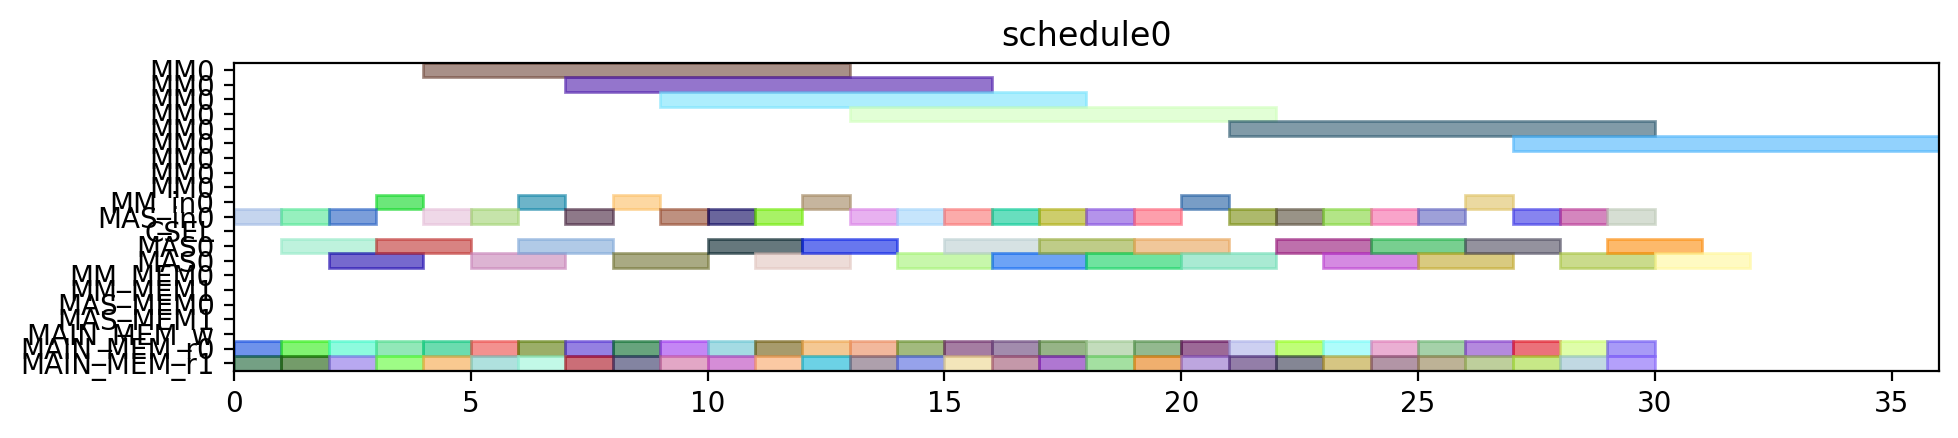

This chart was generated by the following Python code:
from pyschedule import Scenario, solvers, plotters, alt


def solve():
	horizon = 120
	S = Scenario("schedule0", horizon=horizon)

	# resource
	MM = S.Resources('MM', num=1, size=9)
	MM_in = S.Resources('MM_in', num=1)
	MAS_in = S.Resources('MAS_in', num=1)
	CSEL = S.Resource('CSEL')
	MAS = S.Resources('MAS', num=1, size=2, periods=range(1, horizon))
	MM_MEM = S.Resources('MM_MEM', num=2)
	MAS_MEM = S.Resources('MAS_MEM', num=2)
	MAIN_MEM_w = S.Resource('MAIN_MEM_w', size=1)
	MAIN_MEM_r = S.Resources('MAIN_MEM_r', num=2)

	# result of previous scheduling

	# new tasks
	c_t0_a1_0 = S.Task('c_t0_a1_0', length=2, delay_cost=1)
	c_t0_a1_0 += alt(MAS)
	c_t0_a1_0_in = S.Task('c_t0_a1_0_in', length=1, delay_cost=1)
	c_t0_a1_0_in += alt(MAS_in)
	S += c_t0_a1_0_in*MAS_in[0]<=c_t0_a1_0*MAS[0]

	c_t0_a1_0_mem0 = S.Task('c_t0_a1_0_mem0', length=1, delay_cost=1)
	c_t0_a1_0_mem0 += MAIN_MEM_r[0]
	S += c_t0_a1_0_mem0 <= c_t0_a1_0

	c_t0_a1_0_mem1 = S.Task('c_t0_a1_0_mem1', length=1, delay_cost=1)
	c_t0_a1_0_mem1 += MAIN_MEM_r[1]
	S += c_t0_a1_0_mem1 <= c_t0_a1_0

	c_t0_a1_1 = S.Task('c_t0_a1_1', length=2, delay_cost=1)
	c_t0_a1_1 += alt(MAS)
	c_t0_a1_1_in = S.Task('c_t0_a1_1_in', length=1, delay_cost=1)
	c_t0_a1_1_in += alt(MAS_in)
	S += c_t0_a1_1_in*MAS_in[0]<=c_t0_a1_1*MAS[0]

	c_t0_a1_1_mem0 = S.Task('c_t0_a1_1_mem0', length=1, delay_cost=1)
	c_t0_a1_1_mem0 += MAIN_MEM_r[0]
	S += c_t0_a1_1_mem0 <= c_t0_a1_1

	c_t0_a1_1_mem1 = S.Task('c_t0_a1_1_mem1', length=1, delay_cost=1)
	c_t0_a1_1_mem1 += MAIN_MEM_r[1]
	S += c_t0_a1_1_mem1 <= c_t0_a1_1

	c_t0_t10 = S.Task('c_t0_t10', length=2, delay_cost=1)
	c_t0_t10 += alt(MAS)
	c_t0_t10_in = S.Task('c_t0_t10_in', length=1, delay_cost=1)
	c_t0_t10_in += alt(MAS_in)
	S += c_t0_t10_in*MAS_in[0]<=c_t0_t10*MAS[0]

	c_t0_t10_mem0 = S.Task('c_t0_t10_mem0', length=1, delay_cost=1)
	c_t0_t10_mem0 += MAIN_MEM_r[0]
	S += c_t0_t10_mem0 <= c_t0_t10

	c_t0_t10_mem1 = S.Task('c_t0_t10_mem1', length=1, delay_cost=1)
	c_t0_t10_mem1 += MAIN_MEM_r[1]
	S += c_t0_t10_mem1 <= c_t0_t10

	c_t0_t11 = S.Task('c_t0_t11', length=2, delay_cost=1)
	c_t0_t11 += alt(MAS)
	c_t0_t11_in = S.Task('c_t0_t11_in', length=1, delay_cost=1)
	c_t0_t11_in += alt(MAS_in)
	S += c_t0_t11_in*MAS_in[0]<=c_t0_t11*MAS[0]

	c_t0_t11_mem0 = S.Task('c_t0_t11_mem0', length=1, delay_cost=1)
	c_t0_t11_mem0 += MAIN_MEM_r[0]
	S += c_t0_t11_mem0 <= c_t0_t11

	c_t0_t11_mem1 = S.Task('c_t0_t11_mem1', length=1, delay_cost=1)
	c_t0_t11_mem1 += MAIN_MEM_r[1]
	S += c_t0_t11_mem1 <= c_t0_t11

	c_t0_t3_t0 = S.Task('c_t0_t3_t0', length=9, delay_cost=1)
	c_t0_t3_t0 += alt(MM)
	c_t0_t3_t0_in = S.Task('c_t0_t3_t0_in', length=1, delay_cost=1)
	c_t0_t3_t0_in += alt(MM_in)
	S += c_t0_t3_t0_in*MM_in[0]<=c_t0_t3_t0*MM[0]
	c_t0_t3_t0_mem0 = S.Task('c_t0_t3_t0_mem0', length=1, delay_cost=1)
	c_t0_t3_t0_mem0 += MAIN_MEM_r[0]
	S += c_t0_t3_t0_mem0 <= c_t0_t3_t0

	c_t0_t3_t0_mem1 = S.Task('c_t0_t3_t0_mem1', length=1, delay_cost=1)
	c_t0_t3_t0_mem1 += MAIN_MEM_r[1]
	S += c_t0_t3_t0_mem1 <= c_t0_t3_t0

	c_t0_t3_t1 = S.Task('c_t0_t3_t1', length=9, delay_cost=1)
	c_t0_t3_t1 += alt(MM)
	c_t0_t3_t1_in = S.Task('c_t0_t3_t1_in', length=1, delay_cost=1)
	c_t0_t3_t1_in += alt(MM_in)
	S += c_t0_t3_t1_in*MM_in[0]<=c_t0_t3_t1*MM[0]
	c_t0_t3_t1_mem0 = S.Task('c_t0_t3_t1_mem0', length=1, delay_cost=1)
	c_t0_t3_t1_mem0 += MAIN_MEM_r[0]
	S += c_t0_t3_t1_mem0 <= c_t0_t3_t1

	c_t0_t3_t1_mem1 = S.Task('c_t0_t3_t1_mem1', length=1, delay_cost=1)
	c_t0_t3_t1_mem1 += MAIN_MEM_r[1]
	S += c_t0_t3_t1_mem1 <= c_t0_t3_t1

	c_t0_t3_t2 = S.Task('c_t0_t3_t2', length=2, delay_cost=1)
	c_t0_t3_t2 += alt(MAS)
	c_t0_t3_t2_in = S.Task('c_t0_t3_t2_in', length=1, delay_cost=1)
	c_t0_t3_t2_in += alt(MAS_in)
	S += c_t0_t3_t2_in*MAS_in[0]<=c_t0_t3_t2*MAS[0]

	c_t0_t3_t2_mem0 = S.Task('c_t0_t3_t2_mem0', length=1, delay_cost=1)
	c_t0_t3_t2_mem0 += MAIN_MEM_r[0]
	S += c_t0_t3_t2_mem0 <= c_t0_t3_t2

	c_t0_t3_t2_mem1 = S.Task('c_t0_t3_t2_mem1', length=1, delay_cost=1)
	c_t0_t3_t2_mem1 += MAIN_MEM_r[1]
	S += c_t0_t3_t2_mem1 <= c_t0_t3_t2

	c_t0_t3_t3 = S.Task('c_t0_t3_t3', length=2, delay_cost=1)
	c_t0_t3_t3 += alt(MAS)
	c_t0_t3_t3_in = S.Task('c_t0_t3_t3_in', length=1, delay_cost=1)
	c_t0_t3_t3_in += alt(MAS_in)
	S += c_t0_t3_t3_in*MAS_in[0]<=c_t0_t3_t3*MAS[0]

	c_t0_t3_t3_mem0 = S.Task('c_t0_t3_t3_mem0', length=1, delay_cost=1)
	c_t0_t3_t3_mem0 += MAIN_MEM_r[0]
	S += c_t0_t3_t3_mem0 <= c_t0_t3_t3

	c_t0_t3_t3_mem1 = S.Task('c_t0_t3_t3_mem1', length=1, delay_cost=1)
	c_t0_t3_t3_mem1 += MAIN_MEM_r[1]
	S += c_t0_t3_t3_mem1 <= c_t0_t3_t3

	c_t1_a1_0 = S.Task('c_t1_a1_0', length=2, delay_cost=1)
	c_t1_a1_0 += alt(MAS)
	c_t1_a1_0_in = S.Task('c_t1_a1_0_in', length=1, delay_cost=1)
	c_t1_a1_0_in += alt(MAS_in)
	S += c_t1_a1_0_in*MAS_in[0]<=c_t1_a1_0*MAS[0]

	c_t1_a1_0_mem0 = S.Task('c_t1_a1_0_mem0', length=1, delay_cost=1)
	c_t1_a1_0_mem0 += MAIN_MEM_r[0]
	S += c_t1_a1_0_mem0 <= c_t1_a1_0

	c_t1_a1_0_mem1 = S.Task('c_t1_a1_0_mem1', length=1, delay_cost=1)
	c_t1_a1_0_mem1 += MAIN_MEM_r[1]
	S += c_t1_a1_0_mem1 <= c_t1_a1_0

	c_t1_a1_1 = S.Task('c_t1_a1_1', length=2, delay_cost=1)
	c_t1_a1_1 += alt(MAS)
	c_t1_a1_1_in = S.Task('c_t1_a1_1_in', length=1, delay_cost=1)
	c_t1_a1_1_in += alt(MAS_in)
	S += c_t1_a1_1_in*MAS_in[0]<=c_t1_a1_1*MAS[0]

	c_t1_a1_1_mem0 = S.Task('c_t1_a1_1_mem0', length=1, delay_cost=1)
	c_t1_a1_1_mem0 += MAIN_MEM_r[0]
	S += c_t1_a1_1_mem0 <= c_t1_a1_1

	c_t1_a1_1_mem1 = S.Task('c_t1_a1_1_mem1', length=1, delay_cost=1)
	c_t1_a1_1_mem1 += MAIN_MEM_r[1]
	S += c_t1_a1_1_mem1 <= c_t1_a1_1

	c_t1_t10 = S.Task('c_t1_t10', length=2, delay_cost=1)
	c_t1_t10 += alt(MAS)
	c_t1_t10_in = S.Task('c_t1_t10_in', length=1, delay_cost=1)
	c_t1_t10_in += alt(MAS_in)
	S += c_t1_t10_in*MAS_in[0]<=c_t1_t10*MAS[0]

	c_t1_t10_mem0 = S.Task('c_t1_t10_mem0', length=1, delay_cost=1)
	c_t1_t10_mem0 += MAIN_MEM_r[0]
	S += c_t1_t10_mem0 <= c_t1_t10

	c_t1_t10_mem1 = S.Task('c_t1_t10_mem1', length=1, delay_cost=1)
	c_t1_t10_mem1 += MAIN_MEM_r[1]
	S += c_t1_t10_mem1 <= c_t1_t10

	c_t1_t11 = S.Task('c_t1_t11', length=2, delay_cost=1)
	c_t1_t11 += alt(MAS)
	c_t1_t11_in = S.Task('c_t1_t11_in', length=1, delay_cost=1)
	c_t1_t11_in += alt(MAS_in)
	S += c_t1_t11_in*MAS_in[0]<=c_t1_t11*MAS[0]

	c_t1_t11_mem0 = S.Task('c_t1_t11_mem0', length=1, delay_cost=1)
	c_t1_t11_mem0 += MAIN_MEM_r[0]
	S += c_t1_t11_mem0 <= c_t1_t11

	c_t1_t11_mem1 = S.Task('c_t1_t11_mem1', length=1, delay_cost=1)
	c_t1_t11_mem1 += MAIN_MEM_r[1]
	S += c_t1_t11_mem1 <= c_t1_t11

	c_t1_t3_t0 = S.Task('c_t1_t3_t0', length=9, delay_cost=1)
	c_t1_t3_t0 += alt(MM)
	c_t1_t3_t0_in = S.Task('c_t1_t3_t0_in', length=1, delay_cost=1)
	c_t1_t3_t0_in += alt(MM_in)
	S += c_t1_t3_t0_in*MM_in[0]<=c_t1_t3_t0*MM[0]
	c_t1_t3_t0_mem0 = S.Task('c_t1_t3_t0_mem0', length=1, delay_cost=1)
	c_t1_t3_t0_mem0 += MAIN_MEM_r[0]
	S += c_t1_t3_t0_mem0 <= c_t1_t3_t0

	c_t1_t3_t0_mem1 = S.Task('c_t1_t3_t0_mem1', length=1, delay_cost=1)
	c_t1_t3_t0_mem1 += MAIN_MEM_r[1]
	S += c_t1_t3_t0_mem1 <= c_t1_t3_t0

	c_t1_t3_t1 = S.Task('c_t1_t3_t1', length=9, delay_cost=1)
	c_t1_t3_t1 += alt(MM)
	c_t1_t3_t1_in = S.Task('c_t1_t3_t1_in', length=1, delay_cost=1)
	c_t1_t3_t1_in += alt(MM_in)
	S += c_t1_t3_t1_in*MM_in[0]<=c_t1_t3_t1*MM[0]
	c_t1_t3_t1_mem0 = S.Task('c_t1_t3_t1_mem0', length=1, delay_cost=1)
	c_t1_t3_t1_mem0 += MAIN_MEM_r[0]
	S += c_t1_t3_t1_mem0 <= c_t1_t3_t1

	c_t1_t3_t1_mem1 = S.Task('c_t1_t3_t1_mem1', length=1, delay_cost=1)
	c_t1_t3_t1_mem1 += MAIN_MEM_r[1]
	S += c_t1_t3_t1_mem1 <= c_t1_t3_t1

	c_t1_t3_t2 = S.Task('c_t1_t3_t2', length=2, delay_cost=1)
	c_t1_t3_t2 += alt(MAS)
	c_t1_t3_t2_in = S.Task('c_t1_t3_t2_in', length=1, delay_cost=1)
	c_t1_t3_t2_in += alt(MAS_in)
	S += c_t1_t3_t2_in*MAS_in[0]<=c_t1_t3_t2*MAS[0]

	c_t1_t3_t2_mem0 = S.Task('c_t1_t3_t2_mem0', length=1, delay_cost=1)
	c_t1_t3_t2_mem0 += MAIN_MEM_r[0]
	S += c_t1_t3_t2_mem0 <= c_t1_t3_t2

	c_t1_t3_t2_mem1 = S.Task('c_t1_t3_t2_mem1', length=1, delay_cost=1)
	c_t1_t3_t2_mem1 += MAIN_MEM_r[1]
	S += c_t1_t3_t2_mem1 <= c_t1_t3_t2

	c_t1_t3_t3 = S.Task('c_t1_t3_t3', length=2, delay_cost=1)
	c_t1_t3_t3 += alt(MAS)
	c_t1_t3_t3_in = S.Task('c_t1_t3_t3_in', length=1, delay_cost=1)
	c_t1_t3_t3_in += alt(MAS_in)
	S += c_t1_t3_t3_in*MAS_in[0]<=c_t1_t3_t3*MAS[0]

	c_t1_t3_t3_mem0 = S.Task('c_t1_t3_t3_mem0', length=1, delay_cost=1)
	c_t1_t3_t3_mem0 += MAIN_MEM_r[0]
	S += c_t1_t3_t3_mem0 <= c_t1_t3_t3

	c_t1_t3_t3_mem1 = S.Task('c_t1_t3_t3_mem1', length=1, delay_cost=1)
	c_t1_t3_t3_mem1 += MAIN_MEM_r[1]
	S += c_t1_t3_t3_mem1 <= c_t1_t3_t3

	c_t2_a1_0 = S.Task('c_t2_a1_0', length=2, delay_cost=1)
	c_t2_a1_0 += alt(MAS)
	c_t2_a1_0_in = S.Task('c_t2_a1_0_in', length=1, delay_cost=1)
	c_t2_a1_0_in += alt(MAS_in)
	S += c_t2_a1_0_in*MAS_in[0]<=c_t2_a1_0*MAS[0]

	c_t2_a1_0_mem0 = S.Task('c_t2_a1_0_mem0', length=1, delay_cost=1)
	c_t2_a1_0_mem0 += MAIN_MEM_r[0]
	S += c_t2_a1_0_mem0 <= c_t2_a1_0

	c_t2_a1_0_mem1 = S.Task('c_t2_a1_0_mem1', length=1, delay_cost=1)
	c_t2_a1_0_mem1 += MAIN_MEM_r[1]
	S += c_t2_a1_0_mem1 <= c_t2_a1_0

	c_t2_a1_1 = S.Task('c_t2_a1_1', length=2, delay_cost=1)
	c_t2_a1_1 += alt(MAS)
	c_t2_a1_1_in = S.Task('c_t2_a1_1_in', length=1, delay_cost=1)
	c_t2_a1_1_in += alt(MAS_in)
	S += c_t2_a1_1_in*MAS_in[0]<=c_t2_a1_1*MAS[0]

	c_t2_a1_1_mem0 = S.Task('c_t2_a1_1_mem0', length=1, delay_cost=1)
	c_t2_a1_1_mem0 += MAIN_MEM_r[0]
	S += c_t2_a1_1_mem0 <= c_t2_a1_1

	c_t2_a1_1_mem1 = S.Task('c_t2_a1_1_mem1', length=1, delay_cost=1)
	c_t2_a1_1_mem1 += MAIN_MEM_r[1]
	S += c_t2_a1_1_mem1 <= c_t2_a1_1

	c_t2_t10 = S.Task('c_t2_t10', length=2, delay_cost=1)
	c_t2_t10 += alt(MAS)
	c_t2_t10_in = S.Task('c_t2_t10_in', length=1, delay_cost=1)
	c_t2_t10_in += alt(MAS_in)
	S += c_t2_t10_in*MAS_in[0]<=c_t2_t10*MAS[0]

	c_t2_t10_mem0 = S.Task('c_t2_t10_mem0', length=1, delay_cost=1)
	c_t2_t10_mem0 += MAIN_MEM_r[0]
	S += c_t2_t10_mem0 <= c_t2_t10

	c_t2_t10_mem1 = S.Task('c_t2_t10_mem1', length=1, delay_cost=1)
	c_t2_t10_mem1 += MAIN_MEM_r[1]
	S += c_t2_t10_mem1 <= c_t2_t10

	c_t2_t11 = S.Task('c_t2_t11', length=2, delay_cost=1)
	c_t2_t11 += alt(MAS)
	c_t2_t11_in = S.Task('c_t2_t11_in', length=1, delay_cost=1)
	c_t2_t11_in += alt(MAS_in)
	S += c_t2_t11_in*MAS_in[0]<=c_t2_t11*MAS[0]

	c_t2_t11_mem0 = S.Task('c_t2_t11_mem0', length=1, delay_cost=1)
	c_t2_t11_mem0 += MAIN_MEM_r[0]
	S += c_t2_t11_mem0 <= c_t2_t11

	c_t2_t11_mem1 = S.Task('c_t2_t11_mem1', length=1, delay_cost=1)
	c_t2_t11_mem1 += MAIN_MEM_r[1]
	S += c_t2_t11_mem1 <= c_t2_t11

	c_t2_t3_t0 = S.Task('c_t2_t3_t0', length=9, delay_cost=1)
	c_t2_t3_t0 += alt(MM)
	c_t2_t3_t0_in = S.Task('c_t2_t3_t0_in', length=1, delay_cost=1)
	c_t2_t3_t0_in += alt(MM_in)
	S += c_t2_t3_t0_in*MM_in[0]<=c_t2_t3_t0*MM[0]
	c_t2_t3_t0_mem0 = S.Task('c_t2_t3_t0_mem0', length=1, delay_cost=1)
	c_t2_t3_t0_mem0 += MAIN_MEM_r[0]
	S += c_t2_t3_t0_mem0 <= c_t2_t3_t0

	c_t2_t3_t0_mem1 = S.Task('c_t2_t3_t0_mem1', length=1, delay_cost=1)
	c_t2_t3_t0_mem1 += MAIN_MEM_r[1]
	S += c_t2_t3_t0_mem1 <= c_t2_t3_t0

	c_t2_t3_t1 = S.Task('c_t2_t3_t1', length=9, delay_cost=1)
	c_t2_t3_t1 += alt(MM)
	c_t2_t3_t1_in = S.Task('c_t2_t3_t1_in', length=1, delay_cost=1)
	c_t2_t3_t1_in += alt(MM_in)
	S += c_t2_t3_t1_in*MM_in[0]<=c_t2_t3_t1*MM[0]
	c_t2_t3_t1_mem0 = S.Task('c_t2_t3_t1_mem0', length=1, delay_cost=1)
	c_t2_t3_t1_mem0 += MAIN_MEM_r[0]
	S += c_t2_t3_t1_mem0 <= c_t2_t3_t1

	c_t2_t3_t1_mem1 = S.Task('c_t2_t3_t1_mem1', length=1, delay_cost=1)
	c_t2_t3_t1_mem1 += MAIN_MEM_r[1]
	S += c_t2_t3_t1_mem1 <= c_t2_t3_t1

	c_t2_t3_t2 = S.Task('c_t2_t3_t2', length=2, delay_cost=1)
	c_t2_t3_t2 += alt(MAS)
	c_t2_t3_t2_in = S.Task('c_t2_t3_t2_in', length=1, delay_cost=1)
	c_t2_t3_t2_in += alt(MAS_in)
	S += c_t2_t3_t2_in*MAS_in[0]<=c_t2_t3_t2*MAS[0]

	c_t2_t3_t2_mem0 = S.Task('c_t2_t3_t2_mem0', length=1, delay_cost=1)
	c_t2_t3_t2_mem0 += MAIN_MEM_r[0]
	S += c_t2_t3_t2_mem0 <= c_t2_t3_t2

	c_t2_t3_t2_mem1 = S.Task('c_t2_t3_t2_mem1', length=1, delay_cost=1)
	c_t2_t3_t2_mem1 += MAIN_MEM_r[1]
	S += c_t2_t3_t2_mem1 <= c_t2_t3_t2

	c_t2_t3_t3 = S.Task('c_t2_t3_t3', length=2, delay_cost=1)
	c_t2_t3_t3 += alt(MAS)
	c_t2_t3_t3_in = S.Task('c_t2_t3_t3_in', length=1, delay_cost=1)
	c_t2_t3_t3_in += alt(MAS_in)
	S += c_t2_t3_t3_in*MAS_in[0]<=c_t2_t3_t3*MAS[0]

	c_t2_t3_t3_mem0 = S.Task('c_t2_t3_t3_mem0', length=1, delay_cost=1)
	c_t2_t3_t3_mem0 += MAIN_MEM_r[0]
	S += c_t2_t3_t3_mem0 <= c_t2_t3_t3

	c_t2_t3_t3_mem1 = S.Task('c_t2_t3_t3_mem1', length=1, delay_cost=1)
	c_t2_t3_t3_mem1 += MAIN_MEM_r[1]
	S += c_t2_t3_t3_mem1 <= c_t2_t3_t3

	c_t3000 = S.Task('c_t3000', length=2, delay_cost=1)
	c_t3000 += alt(MAS)
	c_t3000_in = S.Task('c_t3000_in', length=1, delay_cost=1)
	c_t3000_in += alt(MAS_in)
	S += c_t3000_in*MAS_in[0]<=c_t3000*MAS[0]

	c_t3000_mem0 = S.Task('c_t3000_mem0', length=1, delay_cost=1)
	c_t3000_mem0 += MAIN_MEM_r[0]
	S += c_t3000_mem0 <= c_t3000

	c_t3000_mem1 = S.Task('c_t3000_mem1', length=1, delay_cost=1)
	c_t3000_mem1 += MAIN_MEM_r[1]
	S += c_t3000_mem1 <= c_t3000

	c_t3001 = S.Task('c_t3001', length=2, delay_cost=1)
	c_t3001 += alt(MAS)
	c_t3001_in = S.Task('c_t3001_in', length=1, delay_cost=1)
	c_t3001_in += alt(MAS_in)
	S += c_t3001_in*MAS_in[0]<=c_t3001*MAS[0]

	c_t3001_mem0 = S.Task('c_t3001_mem0', length=1, delay_cost=1)
	c_t3001_mem0 += MAIN_MEM_r[0]
	S += c_t3001_mem0 <= c_t3001

	c_t3001_mem1 = S.Task('c_t3001_mem1', length=1, delay_cost=1)
	c_t3001_mem1 += MAIN_MEM_r[1]
	S += c_t3001_mem1 <= c_t3001

	c_t3010 = S.Task('c_t3010', length=2, delay_cost=1)
	c_t3010 += alt(MAS)
	c_t3010_in = S.Task('c_t3010_in', length=1, delay_cost=1)
	c_t3010_in += alt(MAS_in)
	S += c_t3010_in*MAS_in[0]<=c_t3010*MAS[0]

	c_t3010_mem0 = S.Task('c_t3010_mem0', length=1, delay_cost=1)
	c_t3010_mem0 += MAIN_MEM_r[0]
	S += c_t3010_mem0 <= c_t3010

	c_t3010_mem1 = S.Task('c_t3010_mem1', length=1, delay_cost=1)
	c_t3010_mem1 += MAIN_MEM_r[1]
	S += c_t3010_mem1 <= c_t3010

	c_t3011 = S.Task('c_t3011', length=2, delay_cost=1)
	c_t3011 += alt(MAS)
	c_t3011_in = S.Task('c_t3011_in', length=1, delay_cost=1)
	c_t3011_in += alt(MAS_in)
	S += c_t3011_in*MAS_in[0]<=c_t3011*MAS[0]

	c_t3011_mem0 = S.Task('c_t3011_mem0', length=1, delay_cost=1)
	c_t3011_mem0 += MAIN_MEM_r[0]
	S += c_t3011_mem0 <= c_t3011

	c_t3011_mem1 = S.Task('c_t3011_mem1', length=1, delay_cost=1)
	c_t3011_mem1 += MAIN_MEM_r[1]
	S += c_t3011_mem1 <= c_t3011

	c_t4000 = S.Task('c_t4000', length=2, delay_cost=1)
	c_t4000 += alt(MAS)
	c_t4000_in = S.Task('c_t4000_in', length=1, delay_cost=1)
	c_t4000_in += alt(MAS_in)
	S += c_t4000_in*MAS_in[0]<=c_t4000*MAS[0]

	c_t4000_mem0 = S.Task('c_t4000_mem0', length=1, delay_cost=1)
	c_t4000_mem0 += MAIN_MEM_r[0]
	S += c_t4000_mem0 <= c_t4000

	c_t4000_mem1 = S.Task('c_t4000_mem1', length=1, delay_cost=1)
	c_t4000_mem1 += MAIN_MEM_r[1]
	S += c_t4000_mem1 <= c_t4000

	c_t4001 = S.Task('c_t4001', length=2, delay_cost=1)
	c_t4001 += alt(MAS)
	c_t4001_in = S.Task('c_t4001_in', length=1, delay_cost=1)
	c_t4001_in += alt(MAS_in)
	S += c_t4001_in*MAS_in[0]<=c_t4001*MAS[0]

	c_t4001_mem0 = S.Task('c_t4001_mem0', length=1, delay_cost=1)
	c_t4001_mem0 += MAIN_MEM_r[0]
	S += c_t4001_mem0 <= c_t4001

	c_t4001_mem1 = S.Task('c_t4001_mem1', length=1, delay_cost=1)
	c_t4001_mem1 += MAIN_MEM_r[1]
	S += c_t4001_mem1 <= c_t4001

	solvers.mip.solve(S,msg=1,kind='CPLEX',ratio_gap=1.01)

	solution = [['hoge']*len(S.solution()[1]) for i in range(len(S.solution()))]
	for i in range(len(S.solution())):
		for j in range(len(S.solution()[i])):
			solution[i][j]=str(S.solution()[i][j])
	print(solution)

	cycles = int(solution[-1][3])

	pic_file_name = "/mnt/rose/usr1/fukuda/ABE/multiRAM_multiMAS_16mux/scheduling_result/stage9MM1_stage2MAS1/SQR/schedule0.png"
	if(S.solution() != []):
		plotters.matplotlib.plot(S,img_filename=pic_file_name, show_task_labels=False, fig_size=(cycles*0.25+3, 2))

	return solution
